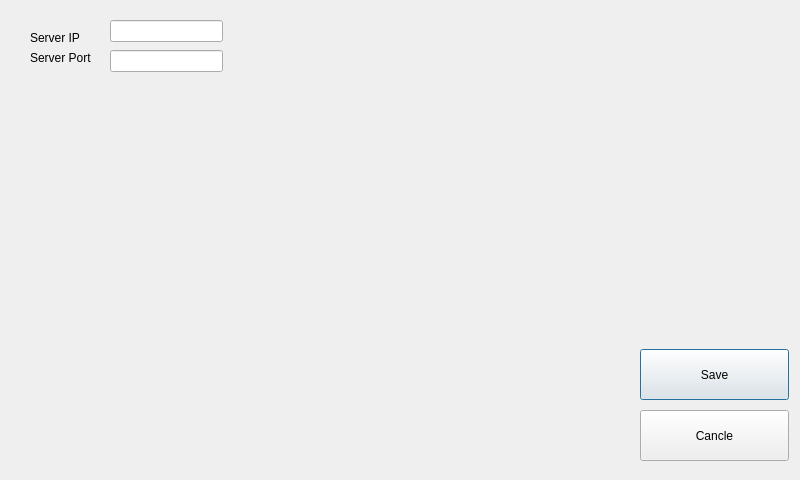
<?xml version="1.0" encoding="UTF-8"?>
<ui version="4.0">
 <class>CloudConfigDlg</class>
 <widget class="QDialog" name="CloudConfigDlg">
  <property name="geometry">
   <rect>
    <x>0</x>
    <y>0</y>
    <width>800</width>
    <height>480</height>
   </rect>
  </property>
  <property name="minimumSize">
   <size>
    <width>800</width>
    <height>480</height>
   </size>
  </property>
  <property name="windowTitle">
   <string>Dialog</string>
  </property>
  <widget class="QPushButton" name="save">
   <property name="geometry">
    <rect>
     <x>640</x>
     <y>349</y>
     <width>149</width>
     <height>51</height>
    </rect>
   </property>
   <property name="text">
    <string>Save</string>
   </property>
  </widget>
  <widget class="QPushButton" name="cancle">
   <property name="geometry">
    <rect>
     <x>640</x>
     <y>410</y>
     <width>149</width>
     <height>51</height>
    </rect>
   </property>
   <property name="text">
    <string>Cancle</string>
   </property>
  </widget>
  <widget class="QLabel" name="label">
   <property name="geometry">
    <rect>
     <x>30</x>
     <y>30</y>
     <width>61</width>
     <height>16</height>
    </rect>
   </property>
   <property name="text">
    <string>Server IP</string>
   </property>
  </widget>
  <widget class="QLabel" name="label_2">
   <property name="geometry">
    <rect>
     <x>30</x>
     <y>50</y>
     <width>61</width>
     <height>16</height>
    </rect>
   </property>
   <property name="text">
    <string>Server Port</string>
   </property>
  </widget>
  <widget class="QLineEdit" name="serverIp">
   <property name="geometry">
    <rect>
     <x>110</x>
     <y>20</y>
     <width>113</width>
     <height>22</height>
    </rect>
   </property>
  </widget>
  <widget class="QLineEdit" name="serverPort">
   <property name="geometry">
    <rect>
     <x>110</x>
     <y>50</y>
     <width>113</width>
     <height>22</height>
    </rect>
   </property>
  </widget>
 </widget>
 <resources/>
 <connections/>
</ui>
